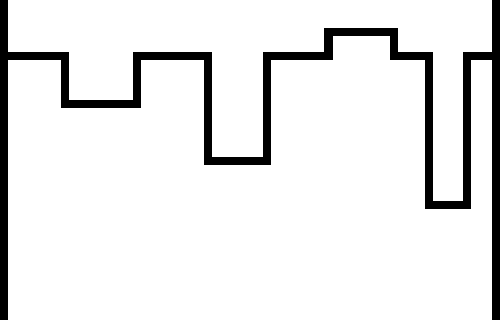
#> input picture SampleAssets/500x320.png, 500 x 320 px
$ python Edges.py ../SampleAssets/500x320.png   (older library calls are emulated)
#> lines starting #> are read from the running program, lines starting #| are printed output that depends on the picture; after the words box and inside, x2 and y2 are one past the last pixel; in counts of white or black regions, pixels touching at a corner belong together
#!/usr/bin/env python

import matplotlib.pyplot as plt

from skimage.data import camera
from skimage.filter import roberts, sobel, canny
from skimage import data
from skimage import transform as tf
from skimage.feature import CENSURE
from skimage.color import rgb2gray
import matplotlib.pyplot as plt
from scipy import misc
import sys
from skimage.exposure import rescale_intensity

image = rescale_intensity(misc.imread(sys.argv[1], True))
#> image: shape (320, 500) float32; values 0 (black) and 1 (white), 91.1% white; 1 black region, box (x1, y1, x2, y2) and area: (0, 0, 500, 320) 14232

edge_roberts = roberts(image)
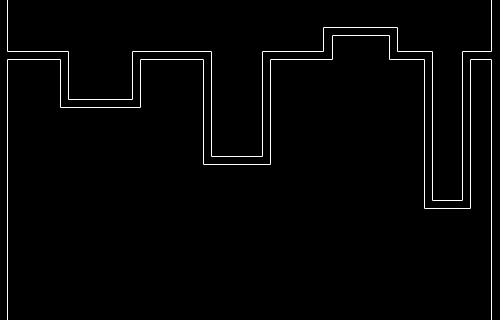
#> edge_roberts: shape (320, 500) float32; min 0, max 1, mean 0.018
edge_sobel = sobel(image)
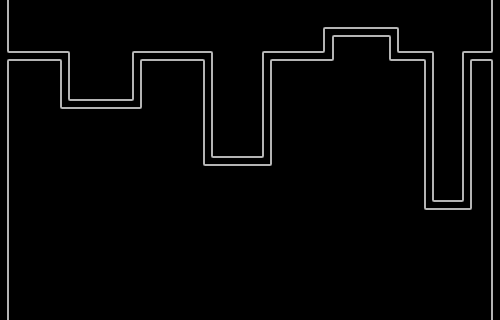
#> edge_sobel: shape (320, 500) float32; min 0, max 0.75, mean 0.0254
edge_canny_2 = canny(image, sigma=2)
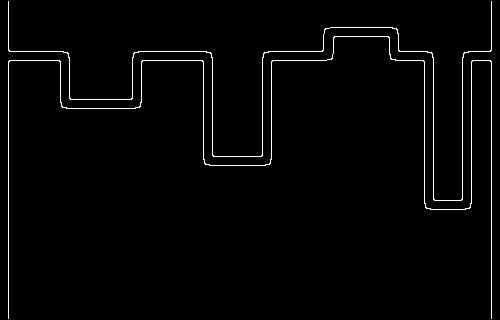
#> edge_canny_2: shape (320, 500) bool; 1.8% white in thin lines or dots
edge_canny_3 = canny(image, sigma=3)
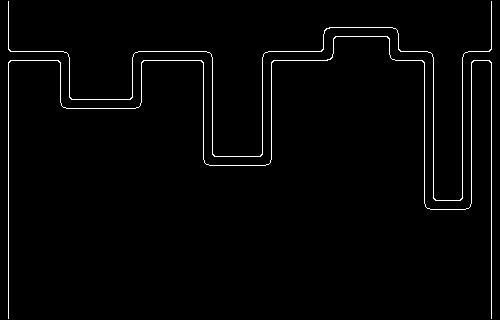
#> edge_canny_3: shape (320, 500) bool; 1.8% white in thin lines or dots

fig, (ax0, ax1, ax2, ax3) = plt.subplots(ncols=4)

ax0.imshow(edge_roberts, cmap=plt.cm.gray)
ax0.set_title('Roberts Edge Detection')
ax0.axis('off')

ax1.imshow(edge_sobel, cmap=plt.cm.gray)
ax1.set_title('Sobel Edge Detection')
ax1.axis('off')

ax2.imshow(edge_canny_2, cmap=plt.cm.gray)
ax2.set_title('Canny Edge Detection sigma=2')
ax2.axis('off')

ax3.imshow(edge_canny_3, cmap=plt.cm.gray)
ax3.set_title('Canny Edge Detection sigma=3')
ax3.axis('off')

plt.show()
